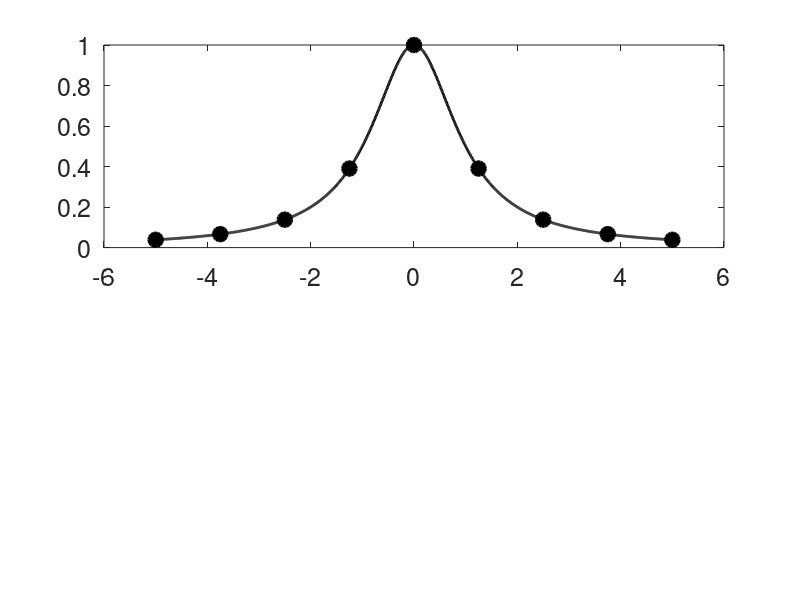

MATLAB code to generate this figure: (Note: this script raises an error after producing the figure.)
close all
clear all
clc
% This code shows the error distribution is better with Chebyshev
% nodes vs. equally spaced nodes. 
set(0,'DefaultAxesFontSize', 18)           
set(0,'DefaultTextFontSize', 18)
set(0,'DefaultLineLineWidth',2)
set(0,'DefaultAxesLineStyleOrder','-|-.|--|:')

x = linspace(-5,5,1000);

nodes = [-5:(10/8):5];
Rf = @(x) 1./(1+x.^2)
data_points = Rf(nodes);
subplot(2,1,1)
plot(x,Rf(x),'k')
hold on
plot(nodes,data_points,'ok','MarkerSize',10,'MarkerFaceColor','k')
v = polyinterp(nodes,data_points,x);
plot(x,v,'r');
title('Equally spaced nodes') 
legend('f(x)','nodes','p(x)','Location','EastOutside')
axis([-5 5 -1.5 1.5])

n = 8
for i = 1:n+1
   
    cnodes(i) = cos((2*(i-1)+1)./(2.*n+2).*pi);
    
    
end
a = -5;
b = 5;
cnodes= (a+b)./2 + (b-a)/2.*cnodes;
data_points = Rf(cnodes);
v = polyinterp(cnodes,data_points,x);
subplot(2,1,2)
plot(x,Rf(x),'k')
hold on
plot(cnodes,data_points,'ok','MarkerSize',10,'MarkerFaceColor','k')

plot(x,v,'b')
axis([-5 5 -1.5 1.5])
screen_size = get(0, 'ScreenSize');                                 % Grab the screen size
title('Chebyshev nodes')
legend('f(x)','nodes','p(x)','Location','EastOutside')

set(1, 'Position', [0 0 0.75*screen_size(3) 0.6*screen_size(4) ] ); % Resize the figure window

% % export_fig('CompareRunge','-pdf','-nocrop')                               % save the plot as a pdf
